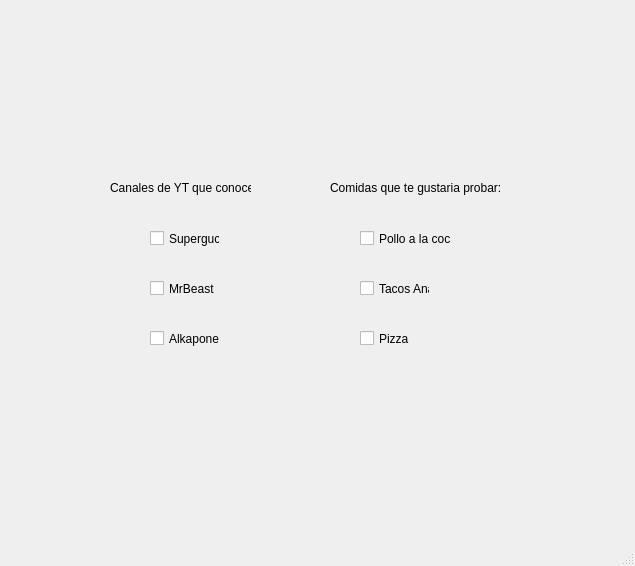
<?xml version="1.0" encoding="UTF-8"?>
<ui version="4.0">
 <class>MainWindow</class>
 <widget class="QMainWindow" name="MainWindow">
  <property name="geometry">
   <rect>
    <x>0</x>
    <y>0</y>
    <width>635</width>
    <height>566</height>
   </rect>
  </property>
  <property name="windowTitle">
   <string>MainWindow</string>
  </property>
  <widget class="QWidget" name="centralwidget">
   <widget class="QLabel" name="label">
    <property name="geometry">
     <rect>
      <x>490</x>
      <y>420</y>
      <width>141</width>
      <height>101</height>
     </rect>
    </property>
    <property name="text">
     <string/>
    </property>
    <property name="pixmap">
     <pixmap resource="../Archivos/Recursos.qrc">:/Logos/logo equipo 3.jpg</pixmap>
    </property>
    <property name="scaledContents">
     <bool>true</bool>
    </property>
   </widget>
   <widget class="QLabel" name="label_2">
    <property name="geometry">
     <rect>
      <x>10</x>
      <y>10</y>
      <width>151</width>
      <height>111</height>
     </rect>
    </property>
    <property name="styleSheet">
     <string notr="true"/>
    </property>
    <property name="text">
     <string/>
    </property>
    <property name="pixmap">
     <pixmap resource="../Archivos/Recursos.qrc">:/Logos/Logo UAT.png</pixmap>
    </property>
    <property name="scaledContents">
     <bool>true</bool>
    </property>
   </widget>
   <widget class="QLabel" name="label_3">
    <property name="geometry">
     <rect>
      <x>480</x>
      <y>0</y>
      <width>151</width>
      <height>81</height>
     </rect>
    </property>
    <property name="styleSheet">
     <string notr="true">background-image: url(:/Logos/993966.png);</string>
    </property>
    <property name="text">
     <string/>
    </property>
    <property name="pixmap">
     <pixmap resource="../Archivos/Recursos.qrc">:/Logos/logo facultad de ingenieria uat.png</pixmap>
    </property>
    <property name="scaledContents">
     <bool>true</bool>
    </property>
   </widget>
   <widget class="QCheckBox" name="cb_supergucci">
    <property name="geometry">
     <rect>
      <x>150</x>
      <y>230</y>
      <width>70</width>
      <height>17</height>
     </rect>
    </property>
    <property name="text">
     <string>Supergucci</string>
    </property>
   </widget>
   <widget class="QCheckBox" name="cb_alkapone">
    <property name="geometry">
     <rect>
      <x>150</x>
      <y>330</y>
      <width>70</width>
      <height>17</height>
     </rect>
    </property>
    <property name="text">
     <string>Alkapone</string>
    </property>
   </widget>
   <widget class="QCheckBox" name="cb_mrbeast">
    <property name="geometry">
     <rect>
      <x>150</x>
      <y>280</y>
      <width>70</width>
      <height>17</height>
     </rect>
    </property>
    <property name="text">
     <string>MrBeast</string>
    </property>
   </widget>
   <widget class="QCheckBox" name="cb_pollo">
    <property name="geometry">
     <rect>
      <x>360</x>
      <y>230</y>
      <width>91</width>
      <height>17</height>
     </rect>
    </property>
    <property name="text">
     <string>Pollo a la coca</string>
    </property>
   </widget>
   <widget class="QCheckBox" name="cb_tacos">
    <property name="geometry">
     <rect>
      <x>360</x>
      <y>280</y>
      <width>70</width>
      <height>17</height>
     </rect>
    </property>
    <property name="text">
     <string>Tacos Ana</string>
    </property>
   </widget>
   <widget class="QCheckBox" name="cb_pizza">
    <property name="geometry">
     <rect>
      <x>360</x>
      <y>330</y>
      <width>70</width>
      <height>17</height>
     </rect>
    </property>
    <property name="text">
     <string>Pizza</string>
    </property>
   </widget>
   <widget class="QLabel" name="label_4">
    <property name="geometry">
     <rect>
      <x>110</x>
      <y>180</y>
      <width>141</width>
      <height>16</height>
     </rect>
    </property>
    <property name="text">
     <string>Canales de YT que conoces:</string>
    </property>
   </widget>
   <widget class="QLabel" name="label_5">
    <property name="geometry">
     <rect>
      <x>330</x>
      <y>180</y>
      <width>171</width>
      <height>16</height>
     </rect>
    </property>
    <property name="text">
     <string>Comidas que te gustaria probar:</string>
    </property>
   </widget>
  </widget>
  <widget class="QMenuBar" name="menubar">
   <property name="geometry">
    <rect>
     <x>0</x>
     <y>0</y>
     <width>635</width>
     <height>21</height>
    </rect>
   </property>
  </widget>
  <widget class="QStatusBar" name="statusbar"/>
 </widget>
 <resources>
  <include location="../Archivos/Recursos.qrc"/>
 </resources>
 <connections/>
</ui>
